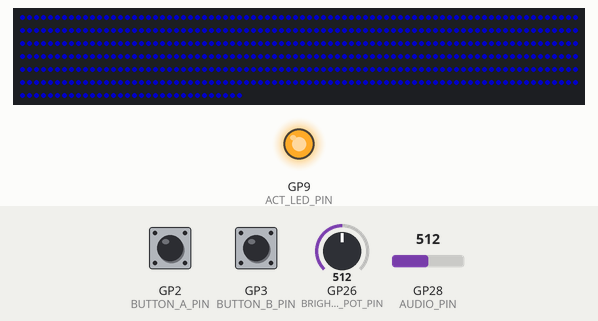
This sketch was run on a simulated Raspberry Pi Pico. Parts: 512 RGB LEDs in strip order, left to right, continuing on the next row, output pins drawn as LEDs (lit = HIGH). Dashed ring = blinking. The inputs (shaded band) are chosen by the test bench; at power-on: GP2 (BUTTON_A_PIN) HIGH, GP26 (BRIGHTNESS_POT_PIN) = 512, GP3 (BUTTON_B_PIN) HIGH, GP28 (AUDIO_PIN) = 512. Dim RGB values are drawn brighter than linear; random numbers use the default seed unless the sketch sets one; what the sketch prints to the serial monitor is not drawn.

Above: at 3.7 s.
5.3 s: GP2 (BUTTON_A_PIN) pulled LOW for 1 s
At 6.65 s:
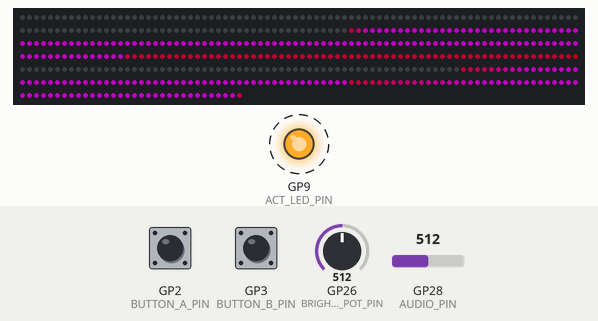
6.9 s: GP26 (BRIGHTNESS_POT_PIN) set to 16
9.0 s: GP26 (BRIGHTNESS_POT_PIN) set to 36
At 10.82 s:
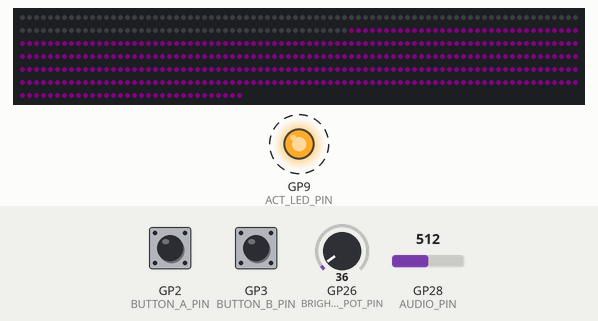
11.4 s: GP26 (BRIGHTNESS_POT_PIN) set to 0
At 12.02 s:
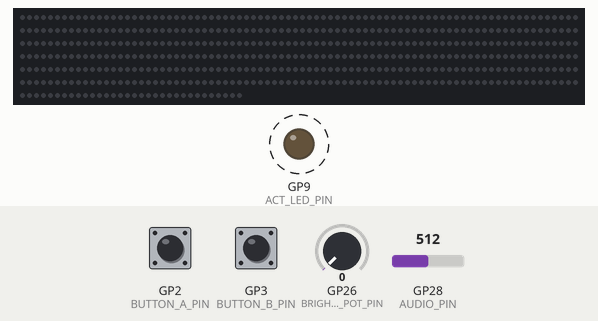
14.1 s: GP26 (BRIGHTNESS_POT_PIN) set to 23
At 14.43 s:
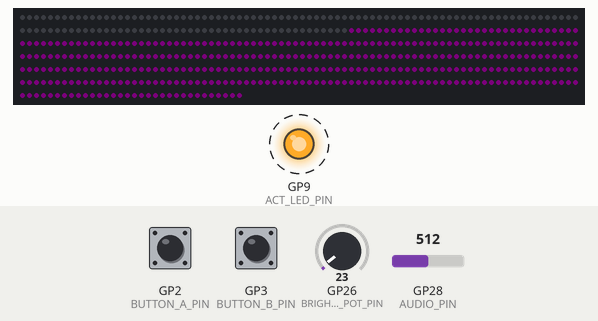
17.1 s: GP2 (BUTTON_A_PIN) pulled LOW for 0.15 s
Timing chart, 0 to 18.8 s (numbered marks = the images above; inputs shaded):
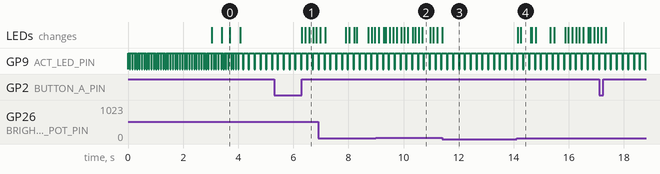

Measured:
- after the input at 5.3 s, the LEDs: first change after 1.0 s (image 1 shows a later state)
- after the input at 14.1 s, the LEDs: first change after 0.05 s (image 4 shows a later state)
- by itself, GP9 (ACT_LED_PIN): alternates HIGH for 0.18 s and LOW for 0.04 s

The sketch:

8x8x8-RGB-LED-cube.ino
```cpp
/*

Creator: Isaac Pawley
Date: 23-09-2023
Repo: https://github.com/i-Saac-IV/8x8x8-RGB-LED-cube

Hiya! This is just some code to control an pretty cool 8x8x8 addressable LED cube. It may or may not work with smaller/larger cube sizes, but I can't test them.
Be sure to set size of the cube, the pin its attached to, the audio in pin and mic.

Pressing button A will change the VU meter animation, long press of the button changes the audio input (green: line in, red: mic, default: line in).
Pressing button B will change the colour paletteMode.

Original hardware:
Raspberry Pi Pico
512 WS2182B 8mm LEDs

*/

/* to do */
// write all the code...


#include <EasyButton.h>
#include <arduinoFFT.h>
#include <FastLED.h>


/* pin definitions, change as needed */
#define BUTTON_A_PIN 2
#define BUTTON_B_PIN 3
#define BRIGHTNESS_POT_PIN A0
#define MIC_PIN A1
#define AUDIO_PIN A2
#define ACT_LED_PIN 9
#define LED_CUBE_PIN 7

/* maths stuff, change as needed */
#define LONG_PRESS_LENGTH 1000  // duration of time (in millis) to press buttonA toi change the input mode (mic/audio)
#define LED_CUBE_SIZE 8         // number of leds along an edge, this assumes its a true cube, not rectangular prism (UPDATE IF STATMENTS IN FFT IF CHANGED FROM 8)
#define MAX_BRIGHTNESS 200
#define FRAMES_PER_SECOND 120
#define MAX_VAL_DELAY 50     // how offen the recentMaxVal is decayed (in millis)
#define MAX_VAL_FACTOR 0.90  // what the recentMaxVal is multiplied by every MAX_VAL_DELAY.
#define MAX_VAL_SCALE 1.75   // how much the recentMaxVal is multiplied by after a new max val is set to prevent too much peaking
#define DECAY_PERIOD 50      // duration of time (in millis) before the VUPeak is is decayed one unit.
#define VU_TIMEOUT 60        // duration of time (in seconds) that the VU meter will remain idle before displaying a random animation.
#define NUM_LEDS (LED_CUBE_SIZE * LED_CUBE_SIZE * LED_CUBE_SIZE)

// boring FastLED definitions
#define LED_TYPE WS2812B
#define COLOUR_ORDER GRB

/* FFT stuff, this stuff really matters later on in the code and changing this ~will~ give undsirable results unless you know what you're doing!! */
#define SAMPLES 512
#define SAMPLING_FREQ 40000  // Hz, must be 40000 or less due to ADC conversion time.
#define NUM_BANDS LED_CUBE_SIZE
#define AUDIO_SAMPLE_PERIOD 54  //duration of time (in millis) between each audio sample, this should be as low as possable for "real time" but is limited by speed of mC (54 min, rp r2040)
#define FILTER 500


/* global variables, generally these dont need changing */
double hue = 0.00;
unsigned long counter = 0UL;
volatile uint8_t mode = 0;
volatile bool updatePalette = 1;
uint8_t palette[LED_CUBE_SIZE + 1];
volatile uint8_t paletteSaturation = 0;
volatile uint8_t paletteMode = 0;
volatile int brightness;
volatile bool mic_en = 0;

// FFT stuff, again
unsigned int sampling_period;
unsigned int rawBandVal[NUM_BANDS];
volatile int prevVUheight[NUM_BANDS];
volatile unsigned int VUHeight[NUM_BANDS];
volatile unsigned int VUPeak[NUM_BANDS];
unsigned int recentMaxVal;
double vReal[SAMPLES];
double vImag[SAMPLES];
unsigned long fftSampling_timer;

// timers
unsigned long maxVal_timer;
unsigned long decay_timer;
unsigned long sample_timer;
unsigned long lastSound_timer;


/* class constructors */
EasyButton buttonA(BUTTON_A_PIN);
EasyButton buttonB(BUTTON_B_PIN);
CRGB led_cube[NUM_LEDS];
arduinoFFT FFT = arduinoFFT(vReal, vImag, SAMPLES, SAMPLING_FREQ);

/**************************************** CORE 0 ***************************************/

void setup() {  //setup for core 0 (FastLED core)
  delay(3000);
  Serial.begin(19200);
  Serial.println(__FILE__);
  Serial.println(__DATE__);
  Serial.println(__TIME__);

  FastLED.addLeds<LED_TYPE, LED_CUBE_PIN, COLOUR_ORDER>(led_cube, NUM_LEDS).setCorrection(TypicalLEDStrip);
  FastLED.setBrightness(map(analogRead(BRIGHTNESS_POT_PIN), 0, 1024, 0, MAX_BRIGHTNESS));

  //led matrix sanitiy check
  fill_solid(led_cube, NUM_LEDS, CRGB::Red);
  FastLED.show();
  delay(333);
  fill_solid(led_cube, NUM_LEDS, CRGB::Green);
  FastLED.show();
  delay(333);
  fill_solid(led_cube, NUM_LEDS, CRGB::Blue);
  FastLED.show();
  delay(333);
  FastLED.clear();
}

void loop() {  //loop for core 0 (FastLED core)
  FastLED.setBrightness(map(analogRead(BRIGHTNESS_POT_PIN), 0, 1024, 0, MAX_BRIGHTNESS));
  if (updatePalette) {  // update the colour paletteMode
    switch (paletteMode) {
      case 0:  // static rainbow
        for (int i = 0; i < LED_CUBE_SIZE - 1; i++) {
          palette[i] = (255 / LED_CUBE_PIN) * i;
        }
        break;
      case 1:  // rainbow
        for (int i = 0; i < LED_CUBE_SIZE - 1; i++) {
          palette[i] = ((255 / LED_CUBE_PIN) * i) + hue;
        }
        break;
      default:
        paletteMode = 0;
        break;
    }
    updatePalette = !updatePalette;
  }

  switch (mode) {
    case 0:
      confetti(hue, 200, paletteMode, 1);
      break;
    case 1:
      raining(hue, 255, 70, 5);
      break;
    default:
      mode = 0;
      break;
  }
  FastLED.show();
  hue -= 0.1;
  counter++;
  delay(1000 / FRAMES_PER_SECOND);
}

int calc_target_led(int x, int y, int z) {  // cube mapping magic
  // x = (LED_CUBE_SIZE - 1) - x; // flip x-axis
  y = (LED_CUBE_SIZE - 1) - y;  // flip y-axis
  // z = (LED_CUBE_SIZE - 1) - z; // flip z-axis
  int t = (y * LED_CUBE_SIZE * LED_CUBE_SIZE) + (z * LED_CUBE_SIZE);
  if (z % 2 == 0) {
    t += (LED_CUBE_SIZE - 1) - x;
  } else {
    t += x;
  }
  if (t > NUM_LEDS - 1) {  // very basic error check.
    char buffer[60];
    sprintf(buffer, "ERROR\tx: %d\ty: %d\tz: %d\tt: %d", x, y, z, t);
    Serial.println(buffer);
  }
  return t;
}

/************************************* ANIMATIONS *************************************/

void confetti(int h, int s, int fade, int rate) {
  if (counter % rate == 1) {
    fadeToBlackBy(led_cube, NUM_LEDS, fade);
    led_cube[random(NUM_LEDS)] += CHSV(h + random(32), s, 255);
  }
}

void raining(int h, int s, int fade, int rate) {
  if (counter % rate == 1) {
  for (int yLevel = LED_CUBE_SIZE - 1; yLevel >= 0; yLevel--) {
    for (int led = 0; led < LED_CUBE_SIZE * LED_CUBE_SIZE; led++) {
      led_cube[led + ((yLevel * LED_CUBE_SIZE * LED_CUBE_SIZE) - 1)] += led_cube[led + ((yLevel * LED_CUBE_SIZE * LED_CUBE_SIZE) - 2)];
    }
    led_cube[calc_target_led(LED_CUBE_SIZE - 1, random(LED_CUBE_SIZE - 1), LED_CUBE_SIZE - 1)] += CHSV(h, s, 255);
  }
  fadeToBlackBy(led_cube, NUM_LEDS, fade);
  }
}


/**************************************** CORE 1 ***************************************/

void setup1() {  //setup for core 1 (FFT core)
  sampling_period = round(1000000 * (1.0 / SAMPLING_FREQ));
  pinMode(ACT_LED_PIN, OUTPUT);

  buttonA.begin();
  buttonB.begin();

  buttonA.onPressed(cycleMode);
  buttonB.onPressed(cyclePalette);
  buttonA.onPressedFor(LONG_PRESS_LENGTH, cycleInput);
  buttonA.onPressedFor(LONG_PRESS_LENGTH, cycleSaturation);
}

void loop1() {  //loop for core 1 (FFT core)
  buttonA.read();
  buttonB.read();

  if (maxVal_timer + MAX_VAL_DELAY > millis()) {
    recentMaxVal *= MAX_VAL_SCALE;
    if (recentMaxVal < FILTER * 2) {
      recentMaxVal = FILTER * 2;
    } else {
      lastSound_timer = millis();
    }
    maxVal_timer = millis();
  }

  if (decay_timer + DECAY_PERIOD > millis()) {
    for (int band = 0; band < NUM_BANDS; band++) {
      if (VUPeak[band > 0]) VUPeak[band] -= 1;
    }
    decay_timer = millis();
  }

  if (sample_timer + (AUDIO_SAMPLE_PERIOD / 2) > millis()) {
    digitalWrite(ACT_LED_PIN, HIGH);
    take_samples();
    digitalWrite(ACT_LED_PIN, LOW);
    do_FFT_maths();
    sample_timer = millis();
  }
}

void take_samples() {
  int readPin;
  if (mic_en) {
    readPin = MIC_PIN;
  } else {
    readPin = AUDIO_PIN;
  }
  for (int i = 0; i < SAMPLES; i++) {
    fftSampling_timer = micros();
    vReal[i] = analogRead(readPin);
    vImag[i] = 0;
    while ((micros() - fftSampling_timer) < sampling_period) {
      /* wait */
    }
  }
}

void do_FFT_maths() {
  /* Compute FFT */
  FFT.DCRemoval();
  FFT.Windowing(FFT_WIN_TYP_HAMMING, FFT_FORWARD);
  FFT.Compute(FFT_FORWARD);  // this takes ages
  FFT.ComplexToMagnitude();

  for (int i = 1; i < (SAMPLES / 2); i++) {
    if ((int)vReal[i] < FILTER) vReal[i] = 0;  // basic filtering FFT output into band values

    /* THE FOLLOWING LINES MAY NEED CHANGING IF ANY OF THE FFT DEFINITIONS ARE CHANGED */
    //8 bands, 11kHz top band
    if (i <= 2) rawBandVal[0] += (int)vReal[i];
    if (i > 2 && i <= 3) rawBandVal[1] += (int)vReal[i];
    if (i > 3 && i <= 6) rawBandVal[2] += (int)vReal[i];
    if (i > 6 && i <= 13) rawBandVal[3] += (int)vReal[i];
    if (i > 13 && i <= 26) rawBandVal[4] += (int)vReal[i];
    if (i > 26 && i <= 52) rawBandVal[5] += (int)vReal[i];
    if (i > 52 && i <= 105) rawBandVal[6] += (int)vReal[i];
    if (i > 105) rawBandVal[7] += (int)vReal[i];
  }

  for (int band = 0; band < NUM_BANDS; band++) {
    prevVUheight[band] = VUHeight[band];

    if (recentMaxVal < rawBandVal[band]) {
      recentMaxVal = rawBandVal[band];
      recentMaxVal *= MAX_VAL_SCALE;
    }
    VUHeight[band] = map(rawBandVal[band], 0, recentMaxVal, 0, LED_CUBE_PIN - 1);  // maps the rawBandVal to the size of the cube, with some auto scalling (gain??)
    rawBandVal[band] = 0;

    if (VUHeight[band] < prevVUheight[band]) VUHeight[band] = (VUHeight[band] + prevVUheight[band]) / 2;  // little but of smoothing between frames

    if (VUPeak[band] < VUHeight[band]) VUPeak[band] = VUHeight[band];
  }
}

void cycleMode() {
  mode++;
}

void cyclePalette() {
  updatePalette = !updatePalette;
  paletteMode++;
}

void cycleInput() {
  mic_en = !mic_en;
}

void cycleSaturation() {
  paletteSaturation++;
  switch (paletteSaturation) {
    case 0:

      break;
    case 1:

      break;
    default:
      paletteSaturation = 0;
      break;
  }
}
```
